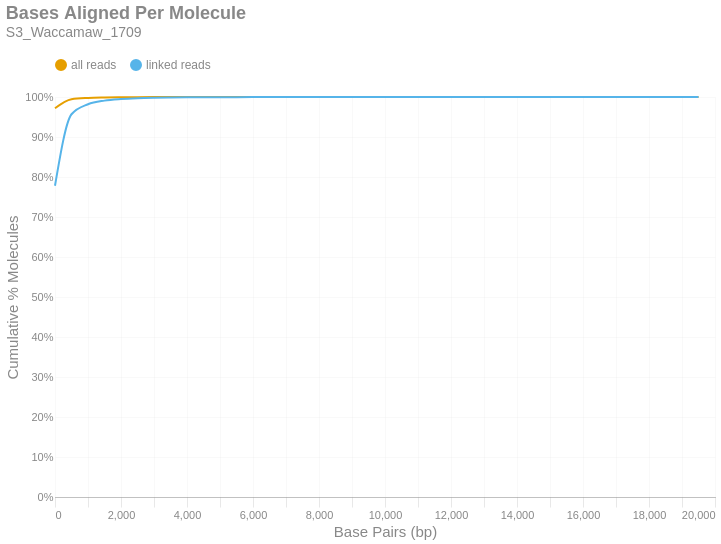

Notebook cell for this chart:
### Markdown cell above
### Bases Aligned Per Molecule
This is a cumulative frequency distribution showing the number of base pairs aligned per unique molecule. These data are shown in 500 bp bins. There are two distributions: one with `all reads` (yellow) and another with only `linked reads` (blue). The percent of molecules in the `linked reads` distribution is relative to the total number of linked molecules.

### Code cell
if SKIPLR:
    print_html(f"Skipped")
else:
    binned_df = consolidated_hist(valids['aligned_bp'], mask, 500, True)
    with SafeRender(binned_df):
        (
            density_plot(binned_df, 'Bases Aligned Per Molecule', samplename, 'basesper')
            .encode(
                x=alt.X('bin:Q', title="Base Pairs (bp)").axis(tickMinStep=500).scale(padding=0),
                y=alt.Y('value:Q', title='Cumulative % Molecules')
                    .axis(format='%')
                    .scale(domain = [0,1])
                    .stack(False),
                color=alt.Color("key:N").scale(domain = ["all reads", "linked reads"]),
                tooltip = [
                    alt.Tooltip("key:N", title = "Data Type"),
                    alt.Tooltip("range_label:N", title="Bases Aligned Per Molecule"),
                    alt.Tooltip("value:Q", format = ".2%", title="% Molecules (Cum.)")
                ]
            )
        ).display()

### Figure 1 — Vega-Lite specification as saved in the notebook (floating-point values rounded to 4 significant figures)
{"width": "container", "height": 400, "config": {"title": {"anchor": "start", "dy": -15, "fontSize": 18, "color": "#888888", "subtitleColor": "#888888", "subtitleFontSize": 14}, "arc": {"fill": "#0072B2"}, "axis": {"domainColor": "#888888", "domainWidth": 0.5, "gridWidth": 0.2, "grid": false, "titleFontWeight": 400, "titleFontSize": 15, "labelFontSize": 11, "labelColor": "#888888", "tickColor": "#888888", "tickWidth": 0.2, "titleColor": "#888888"}, "axisBand": {"grid": false}, "axisX": {"grid": true, "tickSize": 10, "domainCap": "round"}, "axisY": {"domain": false, "grid": true, "tickSize": 0, "domainCap": "round"}, "background": "transparent", "header": {"labelFontSize": 15, "labelColor": "#888888", "titleFontSize": 15, "titleFontWeight": 600, "titleColor": "#888888"}, "legend": {"labelFont": "sans-serif", "labelFontSize": 12, "labelColor": "#888888", "symbolSize": 100, "symbolType": "circle", "titleFontSize": 12, "titlePadding": 10, "titleColor": "#888888", "title": null, "orient": "top"}, "range": {"category": ["#E69F00", "#56B4E9", "#009E73", "#F0E442", "#0072B2", "#D55E00", "#CC79A7", "#000000"], "diverging": ["#cfe8f3", "#a2d4ec", "#73bfe2", "#46abdb", "#1696d2", "#12719e"]}, "area": {"fill": "#0072B2", "fillOpacity": 0.7, "line": true, "strokeOpacity": 0.7}, "line": {"color": "#0072B2", "stroke": "#0072B2", "strokeWidth": 2}, "trail": {"color": "#0072B2", "stroke": "#0072B2", "strokeWidth": 0, "size": 1}, "point": {"filled": true, "fillOpacity": 1.0, "size": 95}, "text": {"color": "#888888", "fontSize": 11, "align": "right", "fontWeight": 400, "size": 11}, "bar": {"fill": "#0072B2", "stroke": null}, "view": {"stroke": null, "continuousWidth": 660, "continuousHeight": 400}}, "data": {"name": "data-761429253e57df78f025c1c64f6a15b3"}, "mark": {"type": "line", "interpolate": "monotone", "point": {"opacity": 0, "size": 275}}, "encoding": {"color": {"field": "key", "scale": {"domain": ["all reads", "linked reads"]}, "type": "nominal"}, "tooltip": [{"field": "key", "title": "Data Type", "type": "nominal"}, {"field": "range_label", "title": "Bases Aligned Per Molecule", "type": "nominal"}, {"field": "value", "format": ".2%", "title": "% Molecules (Cum.)", "type": "quantitative"}], "x": {"axis": {"tickMinStep": 500}, "field": "bin", "scale": {"padding": 0}, "title": "Base Pairs (bp)", "type": "quantitative"}, "y": {"axis": {"format": "%"}, "field": "value", "scale": {"domain": [0, 1]}, "stack": false, "title": "Cumulative % Molecules", "type": "quantitative"}}, "params": [{"name": "param_c36ac31b6afebe62", "select": {"type": "point", "fields": ["key"]}, "bind": "legend"}], "title": {"text": "Bases Aligned Per Molecule", "subtitle": "S3_Waccamaw_1709"}, "transform": [{"fold": ["all reads (cumsum)", "linked reads (cumsum)"]}, {"calculate": "replace(datum.key, ' (cumsum)', '')", "as": "key"}, {"filter": {"param": "param_c36ac31b6afebe62"}}], "usermeta": {"embedOptions": {"downloadFileName": "S3_Waccamaw_1709.basesper"}}, "$schema": "https://vega.github.io/schema/vega-lite/v6.1.0.json", "datasets": {"data-761429253e57df78f025c1c64f6a15b3": [{"bin": "0.0", "interval": "0.0-500.0", "all reads": 0.9719, "linked reads": 0.7781, "all reads (cumsum)": 0.9719, "linked reads (cumsum)": 0.7781, "range_label": "0-499"}, {"bin": "500.0", "interval": "500.0-1000.0", "all reads": 0.02268, "linked reads": 0.1788, "all reads (cumsum)": 0.9946, "linked reads (cumsum)": 0.9569, "range_label": "500-999"}, {"bin": "1000.0", "interval": "1000.0-1500.0", "all reads": 0.003163, "linked reads": 0.02514, "all reads (cumsum)": 0.9977, "linked reads (cumsum)": 0.982, "range_label": "1000-1499"}, {"bin": "1500.0", "interval": "1500.0-2000.0", "all reads": 0.001118, "linked reads": 0.008941, "all reads (cumsum)": 0.9989, "linked reads (cumsum)": 0.9909, "range_label": "1500-1999"}, {"bin": "2000.0", "interval": "2000.0-2500.0", "all reads": 0.0004887, "linked reads": 0.003914, "all reads (cumsum)": 0.9994, "linked reads (cumsum)": 0.9948, "range_label": "2000-2499"}, {"bin": "2500.0", "interval": "2500.0-3000.0", "all reads": 0.0002598, "linked reads": 0.002081, "all reads (cumsum)": 0.9996, "linked reads (cumsum)": 0.9969, "range_label": "2500-2999"}, {"bin": "3000.0", "interval": "3000.0-3500.0", "all reads": 0.0001364, "linked reads": 0.001092, "all reads (cumsum)": 0.9998, "linked reads (cumsum)": 0.998, "range_label": "3000-3499"}, {"bin": "3500.0", "interval": "3500.0-4000.0", "all reads": 7.874e-05, "linked reads": 0.0006307, "all reads (cumsum)": 0.9998, "linked reads (cumsum)": 0.9986, "range_label": "3500-3999"}, {"bin": "4000.0", "interval": "4000.0-4500.0", "all reads": 5.628e-05, "linked reads": 0.0004508, "all reads (cumsum)": 0.9999, "linked reads (cumsum)": 0.9991, "range_label": "4000-4499"}, {"bin": "4500.0", "interval": "4500.0-5000.0", "all reads": 3.031e-05, "linked reads": 0.0002428, "all reads (cumsum)": 0.9999, "linked reads (cumsum)": 0.9993, "range_label": "4500-4999"}, {"bin": "5000.0", "interval": "5000.0-5500.0", "all reads": 2.354e-05, "linked reads": 0.0001886, "all reads (cumsum)": 0.9999, "linked reads (cumsum)": 0.9995, "range_label": "5000-5499"}, {"bin": "5500.0", "interval": "5500.0-6000.0", "all reads": 1.651e-05, "linked reads": 0.0001322, "all reads (cumsum)": 1.0, "linked reads (cumsum)": 0.9997, "range_label": "5500-5999"}, {"bin": "6000.0", "interval": "6000.0-6500.0", "all reads": 1.028e-05, "linked reads": 8.236e-05, "all reads (cumsum)": 1.0, "linked reads (cumsum)": 0.9997, "range_label": "6000-6499"}, {"bin": "6500.0", "interval": "6500.0-7000.0", "all reads": 6.765e-06, "linked reads": 5.419e-05, "all reads (cumsum)": 1.0, "linked reads (cumsum)": 0.9998, "range_label": "6500-6999"}, {"bin": "7000.0", "interval": "7000.0-7500.0", "all reads": 5.953e-06, "linked reads": 4.768e-05, "all reads (cumsum)": 1.0, "linked reads (cumsum)": 0.9998, "range_label": "7000-7499"}, {"bin": "7500.0", "interval": "7500.0-8000.0", "all reads": 4.059e-06, "linked reads": 3.251e-05, "all reads (cumsum)": 1.0, "linked reads (cumsum)": 0.9999, "range_label": "7500-7999"}, {"bin": "8000.0", "interval": "8000.0-8500.0", "all reads": 2.706e-06, "linked reads": 2.167e-05, "all reads (cumsum)": 1.0, "linked reads (cumsum)": 0.9999, "range_label": "8000-8499"}, {"bin": "8500.0", "interval": "8500.0-9000.0", "all reads": 3.518e-06, "linked reads": 2.818e-05, "all reads (cumsum)": 1.0, "linked reads (cumsum)": 0.9999, "range_label": "8500-8999"}, {"bin": "9000.0", "interval": "9000.0-9500.0", "all reads": 2.435e-06, "linked reads": 1.951e-05, "all reads (cumsum)": 1.0, "linked reads (cumsum)": 0.9999, "range_label": "9000-9499"}, {"bin": "9500.0", "interval": "9500.0-10000.0", "all reads": 2.165e-06, "linked reads": 1.734e-05, "all reads (cumsum)": 1.0, "linked reads (cumsum)": 1.0, "range_label": "9500-9999"}, {"bin": "10000.0", "interval": "10000.0-10500.0", "all reads": 2.706e-07, "linked reads": 2.167e-06, "all reads (cumsum)": 1.0, "linked reads (cumsum)": 1.0, "range_label": "10000-10499"}, {"bin": "10500.0", "interval": "10500.0-11000.0", "all reads": 2.706e-07, "linked reads": 2.167e-06, "all reads (cumsum)": 1.0, "linked reads (cumsum)": 1.0, "range_label": "10500-10999"}, {"bin": "11000.0", "interval": "11000.0-11500.0", "all reads": 1.353e-06, "linked reads": 1.084e-05, "all reads (cumsum)": 1.0, "linked reads (cumsum)": 1.0, "range_label": "11000-11499"}, {"bin": "11500.0", "interval": "11500.0-12000.0", "all reads": 0.0, "linked reads": 0.0, "all reads (cumsum)": 1.0, "linked reads (cumsum)": 1.0, "range_label": "11500-11999"}, {"bin": "12000.0", "interval": "12000.0-12500.0", "all reads": 5.412e-07, "linked reads": 4.335e-06, "all reads (cumsum)": 1.0, "linked reads (cumsum)": 1.0, "range_label": "12000-12499"}, {"bin": "12500.0", "interval": "12500.0-13000.0", "all reads": 2.706e-07, "linked reads": 2.167e-06, "all reads (cumsum)": 1.0, "linked reads (cumsum)": 1.0, "range_label": "12500-12999"}, {"bin": "13000.0", "interval": "13000.0-13500.0", "all reads": 2.706e-07, "linked reads": 2.167e-06, "all reads (cumsum)": 1.0, "linked reads (cumsum)": 1.0, "range_label": "13000-13499"}, {"bin": "13500.0", "interval": "13500.0-14000.0", "all reads": 2.706e-07, "linked reads": 2.167e-06, "all reads (cumsum)": 1.0, "linked reads (cumsum)": 1.0, "range_label": "13500-13999"}, {"bin": "14000.0", "interval": "14000.0-14500.0", "all reads": 2.706e-07, "linked reads": 2.167e-06, "all reads (cumsum)": 1.0, "linked reads (cumsum)": 1.0, "range_label": "14000-14499"}, {"bin": "14500.0", "interval": "14500.0-15000.0", "all reads": 5.412e-07, "linked reads": 4.335e-06, "all reads (cumsum)": 1.0, "linked reads (cumsum)": 1.0, "range_label": "14500-14999"}, {"bin": "15000.0", "interval": "15000.0-15500.0", "all reads": 0.0, "linked reads": 0.0, "all reads (cumsum)": 1.0, "linked reads (cumsum)": 1.0, "range_label": "15000-15499"}, {"bin": "15500.0", "interval": "15500.0-16000.0", "all reads": 0.0, "linked reads": 0.0, "all reads (cumsum)": 1.0, "linked reads (cumsum)": 1.0, "range_label": "15500-15999"}, {"bin": "16000.0", "interval": "16000.0-16500.0", "all reads": 0.0, "linked reads": 0.0, "all reads (cumsum)": 1.0, "linked reads (cumsum)": 1.0, "range_label": "16000-16499"}, {"bin": "16500.0", "interval": "16500.0-17000.0", "all reads": 0.0, "linked reads": 0.0, "all reads (cumsum)": 1.0, "linked reads (cumsum)": 1.0, "range_label": "16500-16999"}, {"bin": "17000.0", "interval": "17000.0-17500.0", "all reads": 0.0, "linked reads": 0.0, "all reads (cumsum)": 1.0, "linked reads (cumsum)": 1.0, "range_label": "17000-17499"}, {"bin": "17500.0", "interval": "17500.0-18000.0", "all reads": 0.0, "linked reads": 0.0, "all reads (cumsum)": 1.0, "linked reads (cumsum)": 1.0, "range_label": "17500-17999"}, {"bin": "18000.0", "interval": "18000.0-18500.0", "all reads": 0.0, "linked reads": 0.0, "all reads (cumsum)": 1.0, "linked reads (cumsum)": 1.0, "range_label": "18000-18499"}, {"bin": "18500.0", "interval": "18500.0-19000.0", "all reads": 0.0, "linked reads": 0.0, "all reads (cumsum)": 1.0, "linked reads (cumsum)": 1.0, "range_label": "18500-18999"}, {"bin": "19000.0", "interval": "19000.0-19500.0", "all reads": 0.0, "linked reads": 0.0, "all reads (cumsum)": 1.0, "linked reads (cumsum)": 1.0, "range_label": "19000-19499"}, {"bin": "19500.0", "interval": "19500.0-20000.0", "all reads": 2.706e-07, "linked reads": 2.167e-06, "all reads (cumsum)": 1.0, "linked reads (cumsum)": 1.0, "range_label": "19500-19999"}]}}
